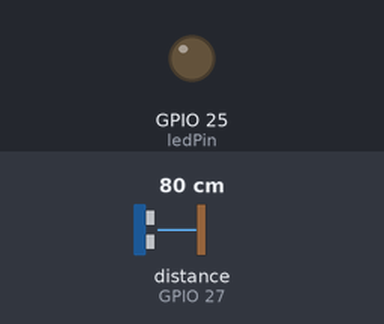
This program was run on a simulated ESP32. On the bench: output pins drawn as LEDs (lit = HIGH). Wiring (inferred from the names in the program): ultrasonic range finder: trigger GPIO 26; echo GPIO 27. The test bench sets the inputs (shaded band); at power-on: distance to the obstacle (sensor on GPIO 27) 80 cm. The echo pulse lasts 58.3 µs per cm; WiFi joins after 1.5 s; servers stay silent unless stated; no MQTT or app messages arrive unless stated; not simulated (calls return 0 or success): secrets.h; names the files do not define were given values by the test bench: mqttPort = 1883; pins used as bus, display or sensor lines are not drawn; what the program prints to the serial monitor is not drawn.

Above: at 0.1 s.
At 1.6 s:
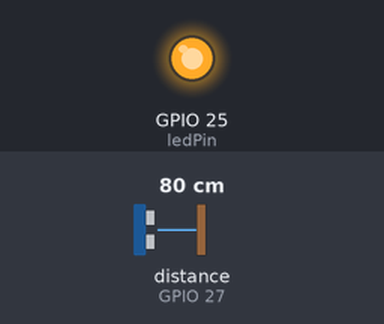
Timing chart, 0 to 3.1 s (numbered marks = the images above):
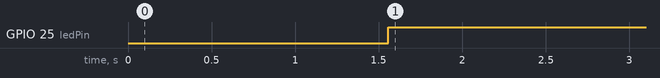

The program:

main.cpp
```cpp
#include <Arduino.h>
#include <WiFi.h>
#include <WiFiClientSecure.h>
#include <PubSubClient.h>
#include "secrets.h"

#define echoPin 27
#define trigPin 26
#define ledPin 25

WiFiClientSecure net;
PubSubClient client(net);
long duration, distance;

void connectWiFi() {
  Serial.print("Connecting to WiFi");
  WiFi.begin(ssid, password);
  while (WiFi.status() != WL_CONNECTED) {
    delay(500);
    Serial.print(".");
  }
  Serial.println(" connected");
}

void connectMQTT() {
  while (!client.connected()) {
    Serial.print("Connecting to AWS IoT...");
    if (client.connect(thingName)) {
      Serial.println(" connected");
    } else {
      Serial.print(" failed, rc=");
      Serial.println(client.state());
      delay(2000);
    }
  }
}

void setup() {
  Serial.begin(115200);
  pinMode(trigPin, OUTPUT);
  pinMode(echoPin, INPUT);
  pinMode(ledPin, OUTPUT);

  connectWiFi();

  net.setCACert(rootCA);
  net.setCertificate(clientCert);
  net.setPrivateKey(privateKey);

  client.setServer(mqttServer, mqttPort);
}

void loop() {
  if (!client.connected()) connectMQTT();
  client.loop();

  digitalWrite(trigPin, LOW);
  delayMicroseconds(2);
  digitalWrite(trigPin, HIGH);
  delayMicroseconds(10);
  digitalWrite(trigPin, LOW);

  duration = pulseIn(echoPin, HIGH);
  distance = duration / 58.2;

  digitalWrite(ledPin, distance > 10 ? HIGH : LOW);

  char payload[64];
  snprintf(payload, sizeof(payload), "{\"distance\":%ld,\"unit\":\"cm\"}", distance);

  Serial.print("Publishing: ");
  Serial.println(payload);
  client.publish(publishTopic, payload);

  delay(200);
}
```

Measured:
- by itself, GPIO 25 (ledPin): LOW → HIGH at 1.6 s
